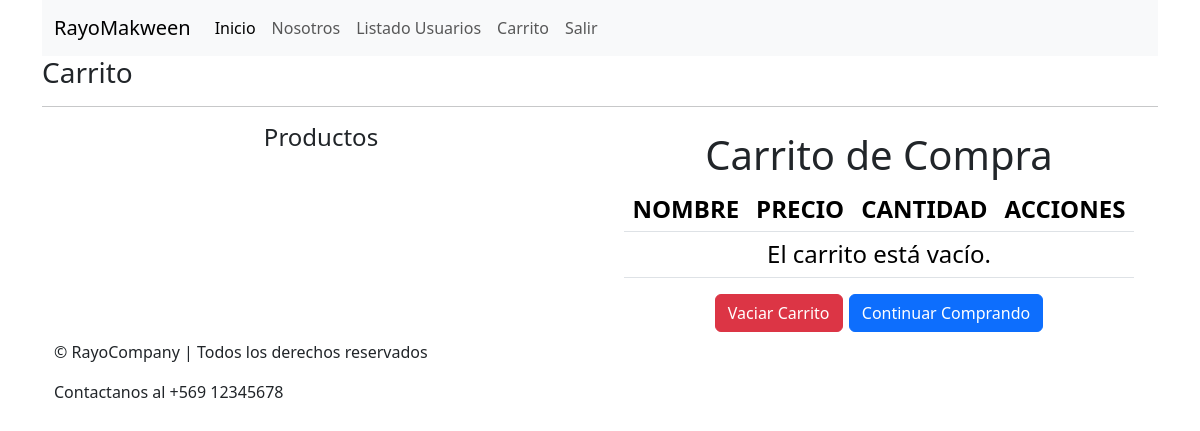
/tienda/ (signed in), run on an earlier commit of the app's database.
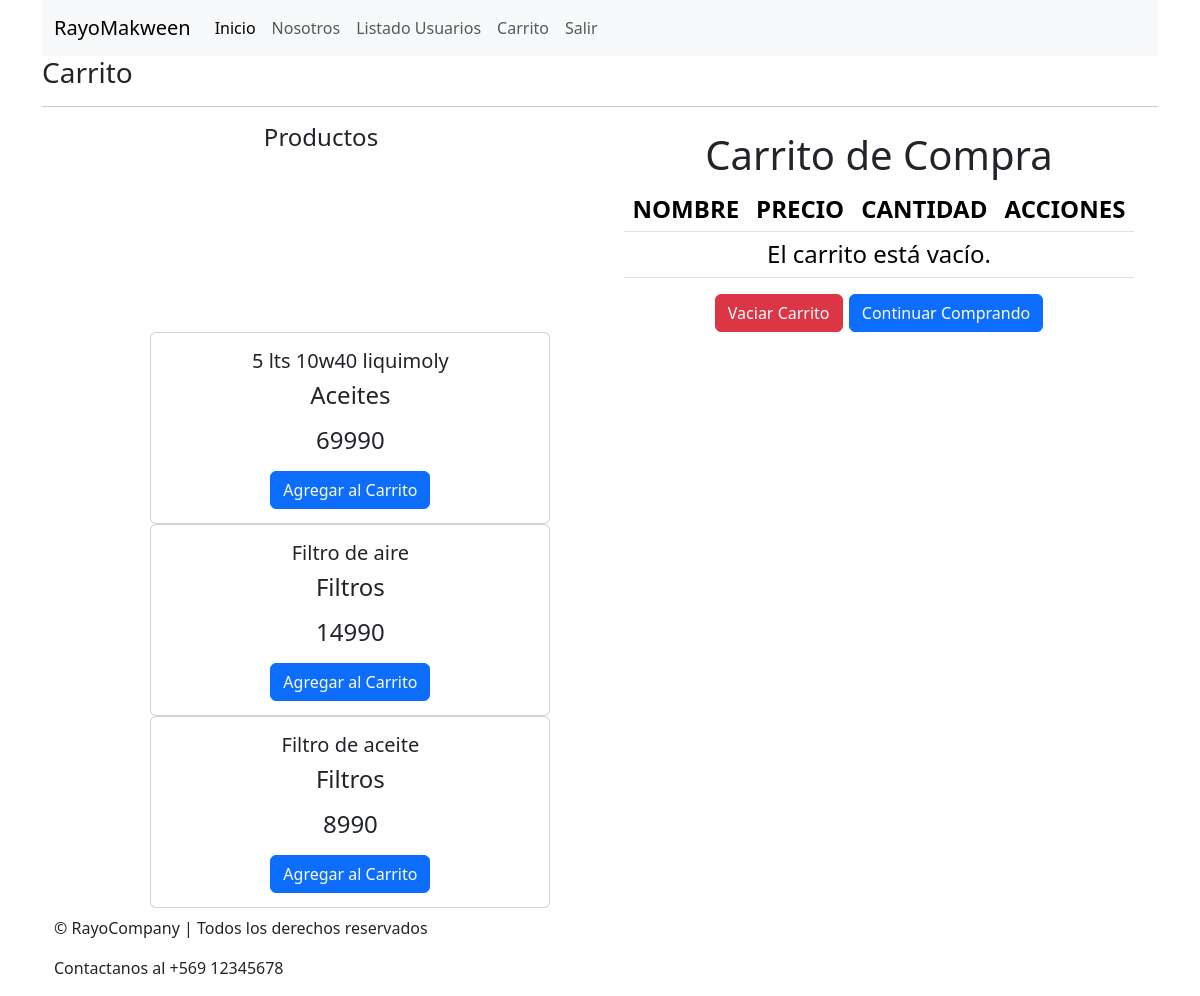
And on a later commit of the database.
### core/models.py (models this page shows, shortened)
class Producto(models.Model):
    nombre= models.CharField(max_length=64)
    categoria= models.CharField(max_length=32)
    precio= models.IntegerField()

### core/views.py (the view)
# urls.py: path('tienda/', tienda, name='tienda'),
@login_required
def tienda(request):
    productoss= Producto.objects.all()
    return render(request, 'carrito/tienda.html', {'productoss':productoss})

### core/context_processor.py (called while the page is built)
def total_carrito(request):
    total = 0
    if request.user.is_authenticated:
        if 'carrito' in request.session and request.session['carrito']:
            for key, value in request.session['carrito'].items():
                total += int(value.get('acumulado', 0))
    return {'total_carrito': total}

### core/templates/carrito/tienda.html (shortened to what this page needs)
{% extends 'core/base.html' %}
{% block content %}
{% load bootstrap5 %}
{% bootstrap_css %}
<h3>Carrito</h3>
    <hr>
    <h4>
        <div class="container text-center">
            <div class="row align-items-start">
              <div class="col">
                Productos
              </div>
              <div class="col">
                {% include 'carrito/carrocompra.html' %}
                  {% for producto in productoss %}
                  <div class="card" style="height: 12rem; width: 25rem; margin: 0px -515px; left: 10%;">
                      <div class="card-body">
                        <h5 class="card-title">{{producto.nombre}}</h5>
                        <p class="card-text">{{producto.categoria}}</p>
                        <p class="card-text">{{producto.precio}}</p>
                        <a href="{% url 'Add' producto.id %}" class="btn btn-primary">Agregar al Carrito</a>
                      </div>
                  </div>
                  {% endfor %}
              </div>
            </div>
          </div>
        </h4>
{% endblock %}

### core/templates/core/base.html (shortened to what this page needs)
<!DOCTYPE html>
<html lang="es">
<head>
    {% load bootstrap5 %}
    {% bootstrap_css %}
</head>
<body>
    <div class="container">
        <nav class="navbar navbar-expand-lg bg-body-tertiary">
            <div class="container-fluid">
              <a class="navbar-brand" href={% url 'home' %}>RayoMakween</a>
              <div class="collapse navbar-collapse" id="navbarNav">
                <ul class="navbar-nav">
                  <li class="nav-item">
                    <a class="nav-link active" aria-current="page" href={% url 'home' %}>Inicio</a>
                  </li>
                  <li class="nav-item">
                    <a class="nav-link" href="#">Nosotros</a>
                  </li>
                  <li class="nav-item">
                    <a class="nav-link" href={% url 'lista_user' %}>Listado Usuarios</a>
                  </li>
                  <li class="nav-item">
                    <a class="nav-link" href={% url 'tienda' %}>Carrito</a>
                  </li>
                  {% if request.user.is_authenticated %}
                  <li class="nav-item">
                    <a class="nav-link" href={% url 'exit' %}>Salir</a>
                  </li>
                  {% endif %}
                </ul>
              </div>
            </div>
          </nav>
    {% block content %}
    {% endblock %}
      <footer class="footer">
        <div class="container">
            <p>&copy; RayoCompany | Todos los derechos reservados</p>
            <p>Contactanos al +569 12345678
        </div>
      </footer>
    </div>
</body>
</html>

### core/templates/carrito/carrocompra.html (shortened to what this page needs)
<!DOCTYPE html>
<html lang="es">
<head>
    {% load bootstrap5 %}
    {% bootstrap_css %}
</head>
<body>
    <div class="container">
        <h1 class="mt-2">Carrito de Compra</h1>
        <table class="table mt-2">
            <thead>
                <tr>
                    <th scope="col">NOMBRE</th>
                    <th scope="col">PRECIO</th>
                    <th scope="col">CANTIDAD</th>
                    <th scope="col">ACCIONES</th>
                </tr>
            </thead>
            <tbody>
                {% if request.session.carrito.items %}
                    {% for key, value in request.session.carrito.items %}
                        <tr>
                            <td>{{ value.nombre }}</td>
                            <td>{{ value.precio }}</td>
                            <td>
                                {{ value.acumulado }}
                                <a href="{% url 'Add' value.producto_id %}" class="btn btn-dark btn-sm ml-1">+</a>
                                <a href="{% url 'Sub' value.producto_id %}" class="btn btn-dark btn-sm ml-1">-</a>
                            </td>
                            <td>
                                <a href="{% url 'Del' value.producto_id %}" class="btn btn-danger btn-sm">Eliminar</a>
                            </td>
                        </tr>
                    {% endfor %}
                {% else %}
                    <tr>
                        <td colspan="4">El carrito está vacío.</td>
                    </tr>
                {% endif %}
            </tbody>
        </table>
        <a href="{% url 'CLS' %}" class="btn btn-danger">Vaciar Carrito</a>
        <a href="{% url 'home' %}" class="btn btn-primary">Continuar Comprando</a>
    </div>
</body>
</html>

What changed in the data, as far as the page shows it:
added Producto: nombre "5 lts 10w40 liquimoly", categoria "Aceites", precio "69990"
added Producto: nombre "Filtro de aire", categoria "Filtros", precio "14990"
added Producto: nombre "Filtro de aceite", categoria "Filtros", precio "8990"
